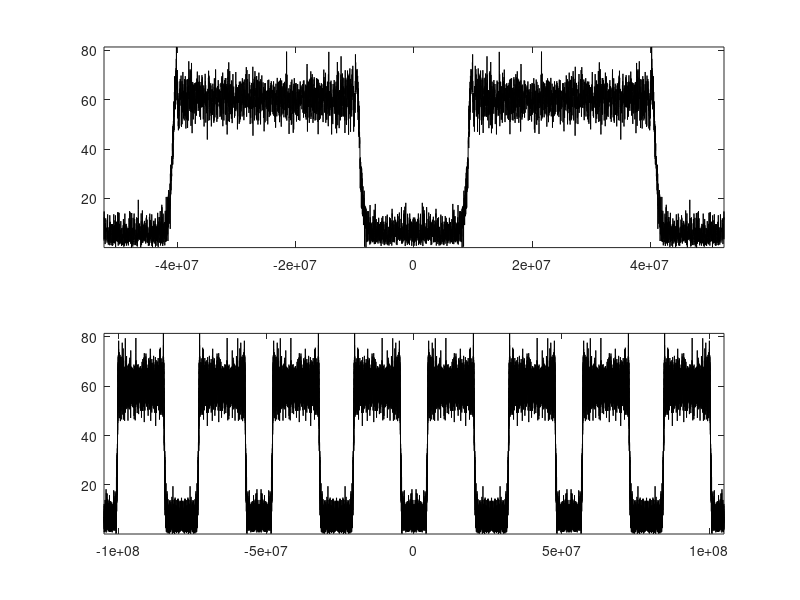

Here is the MATLAB script that generated this plot:
% Script:           chirp_samp.m
% Author:           D.R.Ohm   
% Rev:              1.2
% Date:             April 4, 2005
%
% Explores bandpas sampling for a LFM waveform (chirp signal).

% B = bandwidth of chirp
% T = Time of chirp duration
%
%==========================================================================
%==========================================================================
clear all;close all

fc = 130e6;
phi = 0;

%fs = 105e6;
fs = 105e6;
Ts = 1/fs;
T = 42e-6;
npoints = T*fs;
tp = linspace(-T/2, T/2, npoints);
B = 32e6;   % 32 MHz bandwidth
mu = 2. * pi * B / T;
M = length(tp);

%-Compute the complex LFM representation
Ichannal = cos(2*pi*fc.*tp + mu .* tp.^2 / 2.); % Real part
Qchannal = sin(2*pi*fc.*tp + mu .* tp.^2 / 2.); % Imaginary Part
LFM = Ichannal + sqrt(-1) .* Qchannal;  % complex valued signal

SNR = 10;
w_n = randn(1,M) + 1i*randn(1,M);
w = (10^(-SNR/10))*w_n;        % Additive white noise for defined SNR
LFM = LFM+w;
%LFMFFT = fftshift(fft(LFM));
sig = real(LFM);

%-Compute and plot spectrum of LFM waveform sampled at > BW
pow = nextpow2(npoints);
fpoints = 2^pow;
sigfft = fftshift(fft(sig,fpoints));
freqlimit = .5*fs;
freq = linspace(-freqlimit,freqlimit,fpoints);
spec = abs(sigfft);
subplot(2,1,1)
plot(freq,spec,'k')
axis tight

%-Show spectrum replicas due to sampling in time-domain
sigfft_long = (fft(sig,fpoints));
specl = abs(sigfft_long);
spec_long = fftshift([specl specl specl specl]);
freq_long = linspace(-2*freqlimit,2*freqlimit,4*fpoints);
subplot(2,1,2)
plot(freq_long,spec_long,'k')
axis tight
